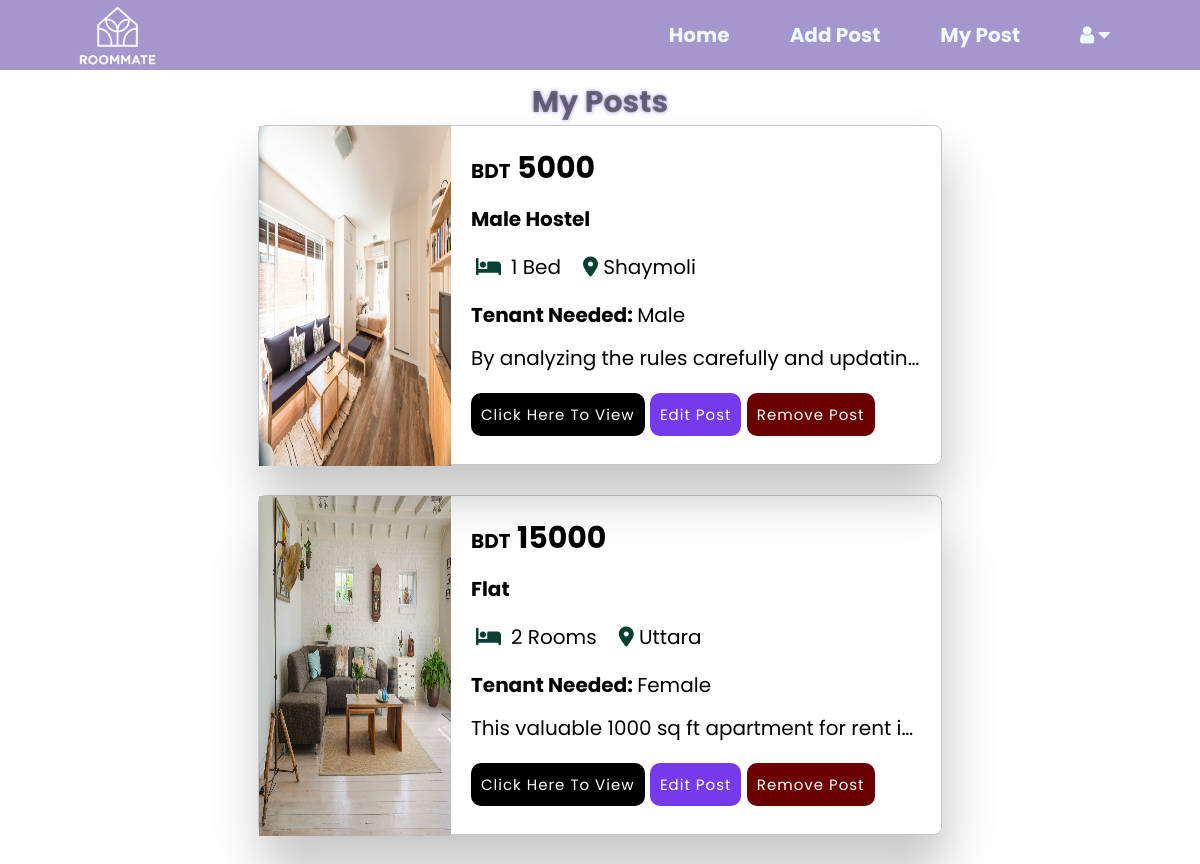
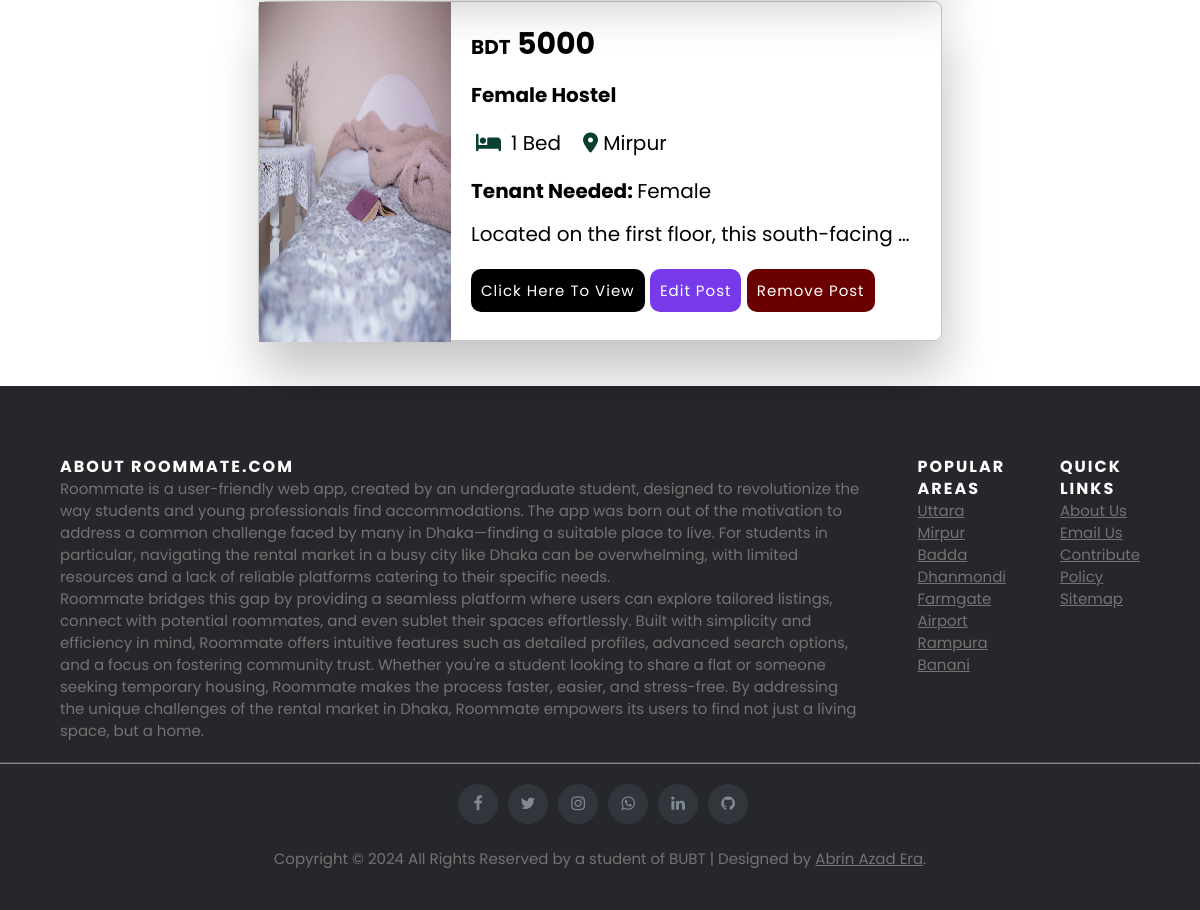
Screenshot of /my_post (signed in) with the database file from the repository (2 pictures, top to bottom).
### webapp/models.py (models this page shows)
class Post(models.Model):
    DURATION_CHOICES = [
        (1, "2 Weeks"),
        (2, "3 Weeks"),
        (3, "1 Month"),
        (4, "2 Months"),
    ]
    SECURITY_DEPOSIT_CHOICES = [
        ("No Deposit", "No Deposit"),
        ("Half Month Rent", "Half Month Rent"),
        ("1 Month Rent", "1 Month Rent"),
        ("2 Months Rent", "2 Months Rent"),
    ]
    LEASE_TERM_CHOICES = [
        ("No Lease", "No Lease"),
        ("4 Months", "4 Months"),
        ("6 Months", "6 Months"),
        ("1 Year", "1 Year"),
        ("2 Years", "2 Years"),
        ("Other", "Other"),
    ]
    post_id = models.CharField(max_length=20, unique=True, primary_key=True)
    duration = models.IntegerField(choices=DURATION_CHOICES, default=4)
    tenant_type = models.CharField(max_length=100)
    location = models.CharField(max_length=100)
    bed = models.CharField(max_length=100)
    resident_type = models.CharField(max_length=100)
    description = models.TextField()
    address = models.CharField(max_length=255)
    rent = models.PositiveIntegerField()
    area = models.PositiveIntegerField(null=True, blank=True)  # Optional
    furnished = models.CharField(max_length=100)
    security_deposit = models.CharField(max_length=50, choices=SECURITY_DEPOSIT_CHOICES, default="No Deposit")
    lease_term = models.CharField(max_length=50, choices=LEASE_TERM_CHOICES, default="No Lease")
    utilities_included = models.JSONField(default=list, blank=True)  # List of selected utilities
    non_included_bills = models.JSONField(default=list, blank=True)  # List of selected non-included bills
    image1 = models.ImageField(null=True, blank= True, upload_to='post/')
    image2 = models.ImageField(null=True, blank= True, upload_to='post/')
    image3 = models.ImageField(null=True, blank= True, upload_to='post/')
    image4 = models.ImageField(null=True, blank= True, upload_to='post/')
    entry_date = models.DateField(auto_now_add=True)
    '''created_at = models.DateTimeField(auto_now_add=True)
    expires_at = models.DateTimeField()

    def save(self, *args, **kwargs):
        # Set `expires_at` based on `duration` when saving
        if not self.expires_at:
            duration_mapping = {
                1: 14,  # 2 Weeks
                2: 21,  # 3 Weeks
                3: 30,  # 1 Month
                4: 60,  # 2 Months
            }
            self.expires_at = now() + timedelta(days=duration_mapping.get(self.duration, 60))
        super().save(*args, **kwargs)'''

### webapp/views.py (the view)
# urls.py: path('my_post',views.my_post,name='my_post'),
def my_post(request):
    username = request.session.get('username', None)  # Retrieve username from session
    if username:
            rent_ads = Post.objects.filter(post_id__icontains= username)
    else:
            return HttpResponse("You haven't posted any ads yet.")
    return render(request, 'my_post.html',{'rent_ads': rent_ads})

### webapp/templates/my_post.html (shortened to what this page needs)
{% load static %}
<!DOCTYPE html>
<html lang="en">
<head>
    <link rel="stylesheet" href="{% static 'my_post.css' %}">
    <link rel="stylesheet" href="https://cdnjs.cloudflare.com/ajax/libs/font-awesome/6.5.1/css/all.min.css" />
    <link rel="stylesheet" href="https://cdnjs.cloudflare.com/ajax/libs/font-awesome/4.7.0/css/font-awesome.min.css">
</head>
<body>
<div class="slide-background">
    <div class="menu_bar">
    <img src="{% static 'img/roommate-logo-white.png' %}" class="logo">
    <ul>
        <li><a href="home">Home</a></li>
        <li><a href="add_post">Add Post</a></li>
        <li><a href="my_post">My Post</a></li>
        <li><a href="#"><i class="fa fa-user" aria-hidden="true"></i> <i class="fa fa-caret-down"></i></a>
        </li>
    </ul>
</div>
<section id="feature">
    <div class="titele_text">
      <h2 style="text-align: center;">My Posts</h2>
    </div>
</section>
<div class="container">
 {%for rent in rent_ads%}
    <div class="product-container">
        <div class="product-image">
          <img src="{{rent.image1}}" alt="Product Image">
        </div>
        <div class="product-details">
          <h3 class="price"><span class="bdt">BDT</span> {{rent.rent}}</h3>
          <p class="rtype"><span class="Abold"> {{rent.resident_type}} </span></p>
          <div class="pinfo">
            <p class="bed"><span class="icon"> <i class="fa-solid fa-bed"></i></span>&ensp;{{rent.bed}} </p>
            <p class="location"><span class="icon"><i class="fa-solid fa-location-dot"></i></span>  {{rent.location}}</p>
          </div>
          <p class="tenant"><span class="Abold">Tenant Needed:  </span> {{rent.tenant_type}} </p>
          <p class="property-decription">{{rent.description}}</p>
          <a href="{% url 'view_details' %}?post_id={{ rent.post_id }}" class="view-link">Click Here To View</a>
          <a href="{% url 'edit_post' %}?post_id={{ rent.post_id }}" class="edit-link">Edit Post</a>
          <a href="javascript:void(0);" class="remove-link" onclick="confirmRemove()">Remove Post</a>
        </div>
    </div>
  {% endfor%}
</div>
    <footer class="site-footer">
        <div >
          <div class="footer-row">
            <div class="col-sm-12 col-md-6">
              <h6>About Roommate.com</h6>
              <p class="text-justify">Roommate is a user-friendly web app, created by an undergraduate student,
                designed to revolutionize the way students and young professionals find accommodations.
                 The app was born out of the motivation to address a common challenge faced by many in Dhaka—finding a
                 suitable place to live. For students in particular, navigating the rental market in a busy city like Dhaka
                 can be overwhelming, with limited resources and a lack of reliable platforms catering to their specific needs.</p>
                 <p>Roommate bridges this gap by providing a seamless platform where users can explore tailored listings, connect
                 with potential roommates, and even sublet their spaces effortlessly. Built with simplicity and efficiency in mind,
                 Roommate offers intuitive features such as detailed profiles, advanced search options, and a focus on fostering
                 community trust. Whether you're a student looking to share a flat or someone seeking temporary housing, Roommate makes
                 the process faster, easier, and stress-free. By addressing the unique challenges of the rental market in Dhaka, Roommate
                 empowers its users to find not just a living space, but a home.</p>
            </div>
            <div class="col-xs-6 col-md-3">
              <h6>Popular Areas</h6>
              <ul class="footer-links">
                <li><a href="">Uttara</a></li>
                <li><a href="">Mirpur</a></li>
                <li><a href="">Badda</a></li>
                <li><a href="">Dhanmondi</a></li>
                <li><a href="">Farmgate</a></li>
                <li><a href="">Airport</a></li>
                <li><a href="">Rampura</a></li>
                <li><a href="">Banani</a></li>
              </ul>
            </div>
            <div class="col-xs-6 col-md-3">
              <h6>Quick Links</h6>
              <ul class="footer-links">
                <li><a href="about_us">About Us</a></li>
                <li><a href="contact_us">Email Us</a></li>
                <li><a href="contribute">Contribute</a></li>
                <li><a href="policy">Policy</a></li>
                <li><a href="https://maps.app.goo.gl/2XRvxmJK95MWdnw68">Sitemap</a></li>
              </ul>
            </div>
          </div>
          <hr>
        </div>
        <div>
          <div class="foot">
            <div class="col-md-4 col-sm-6 col-xs-12">
              <ul class="social-icons">
                <li><a class="facebook" href="#"><i class="fa fa-facebook"></i></a></li>
                <li><a class="twitter" href="#"><i class="fa fa-twitter"></i></a></li>
                <li><a class="instagram" href="#"><i class="fa fa-instagram"></i></a></li>
                <li><a class="whatsapp" href="#"><i class="fa fa-whatsapp"></i></a></li>
                <li><a class="linkedin" href="#"><i class="fa fa-linkedin"></i></a></li>
                <li><a class="github" href="#"><i class="fa fa-github"></i></a></li>
              </ul>
            </div>
            <div class="col-md-8 col-sm-6 col-xs-12">
                <p class="copyright-text">Copyright &copy; 2024 All Rights Reserved by a student of BUBT | Designed by <a href="https://www.facebook.com/ashvynie.era/">Abrin Azad Era</a>.</p>
            </div>
          </div>
        </div>
    </footer>
</body>
</html>

### webapp/static/my_post.css (style rules this page uses)
* { margin: 0; padding: 0; box-sizing: border-box; }
body { font-family: 'Poppins', sans-serif; }
h2 { font-size: 30px; color: #313030a3; text-shadow: 0 0 4px #a392dd; }
.menu_bar { background-color: #9182c4d4; backdrop-filter: blur(5px); position: fixed; height: 70px; width: 100%; display: flex; align-items: center; justify-content: space-between; padding: 0 5%; z-index: 10; }
.logo { width: 175px; cursor: pointer; margin-left: -30px; }
.menu_bar ul { list-style: none; display: flex; }
.menu_bar ul li { padding: 10px 30px; position: relative; }
.menu_bar ul li a { color: aliceblue; text-decoration: none; font-weight: bold; font-size: 20px; }
#feature { width: 100%; padding: 40px 0; background-color:white; overflow:hidden }
.titele_text { position: absolute; margin-top: 40px; margin-left: auto; margin-right: auto; left: 0; right: 0; text-align: center; padding-bottom: 10px; }
.container { min-height: 50vh; display: flex; flex-wrap: wrap; margin: 30px; align-items: center; justify-content: center; }
.product-container { display: flex; width: 60%; height: 340px; border-style:solid; border-color:rgba(26, 25, 25, 0.247); border-width: thin; box-shadow: 4px 2pc 50px rgba(0, 0, 0, 0.233); border-radius: 8px; margin: 15px; }
.product-image { position:-webkit-sticky; width: 400px; }
.product-image img { max-width: 100%; height: 340px; }
.product-details { flex: 1; padding: 20px; font-size: 20px; }
.pinfo { display: flex; padding: 5px 5px; gap: 5%; }
.Abold { font-weight: bold; }
.icon { color: #073F33; font-size: 20px; }
.price { font-size: 30px; }
.bdt { font-size: 20px; }
.price, .rtype,.tenant, .location { margin: 0 0 13px ; }
.property-decription { width: 450px; white-space:nowrap; overflow: hidden; text-overflow: ellipsis; }
.view-link { font-size: 15px; letter-spacing: 1px; display: inline-block; background-color:rgb(0, 0, 0); color: #fff; padding: 10px 10px; text-decoration: none; border-radius: 10px; margin-top: 20px; }
.edit-link { font-size: 15px; letter-spacing: 1px; display: inline-block; background-color:rgb(119, 58, 234); color: #fff; padding: 10px 10px; text-decoration: none; border-radius: 10px; margin-top: 20px; }
.remove-link { font-size: 15px; letter-spacing: 1px; display: inline-block; background-color:rgb(106, 0, 0); color: #fff; padding: 10px 10px; text-decoration: none; border-radius: 10px; margin-top: 20px; }
.site-footer { background-color:#26272b; padding:45px 0 20px; font-size:15px; line-height:22px; color:#737373; }
.footer-row { margin:20px 5%; display: flex; flex-direction: row; gap: 5%; }
.site-footer hr { border-top-color:#bbb; opacity:0.5 }
.site-footer h6 { color:#fff; font-size:16px; text-transform:uppercase; margin-top:5px; letter-spacing:2px }
.site-footer a { color:#737373; }
.footer-links { padding-left:0; list-style:none }
.footer-links li { display:block }
.footer-links a { color:#737373 }
.site-footer .social-icons { text-align:right }
.site-footer .social-icons a { width:40px; height:40px; line-height:40px; margin-top: 20px; margin-left:6px; margin-right:0; border-radius:100%; background-color:#33353d }
.foot { margin-left: 5%; margin-right: 5%; align-items: center; justify-items: center; }
.copyright-text { margin:20px }
.social-icons { padding-left:0; margin-bottom:0; list-style:none }
.social-icons li { display:inline-block; margin-bottom:4px }
.social-icons a { background-color:#eceeef; color:#818a91; font-size:16px; display:inline-block; line-height:44px; width:44px; height:44px; text-align:center; margin-right:8px; border-radius:100%; -webkit-transition:all .2s linear; -o-transition:all .2s linear; transition:all .2s linear }

### rows the page displays
Post: shows a picture, rent "5000", resident_type "Male Hostel", bed "1 Bed", location "Shaymoli", tenant_type "Male", description "By analyzing the rules carefully and updatin…"
Post: shows a picture, rent "15000", resident_type "Flat", bed "2 Rooms", location "Uttara", tenant_type "Female", description "This valuable 1000 sq ft apartment for rent i…"
Post: shows a picture, rent "5000", resident_type "Female Hostel", bed "1 Bed", location "Mirpur", tenant_type "Female", description "Located on the first floor, this south-facing…"
